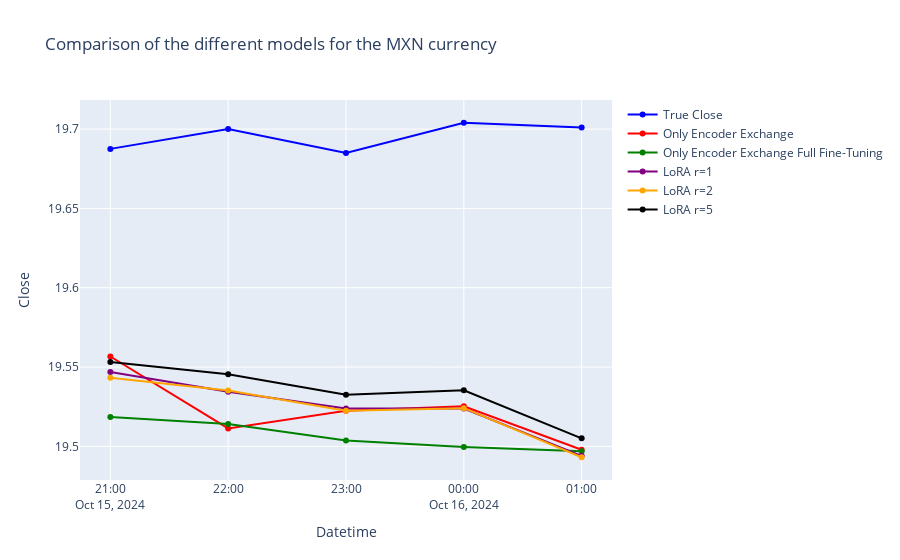

Source (notebook cell):
### Code cell
fig = go.Figure()

# Add traces
fig.add_trace(go.Scatter(x = dataMXN['Datetime'].iloc[-5:], y = dataMXN['Close'].iloc[-5:], mode='lines+markers', name='True Close',line=dict(color='blue')))
fig.add_trace(go.Scatter(x = dataMXN['Datetime'].iloc[-5:], y = inf_only_enc[1], mode='lines+markers', name='Only Encoder Exchange',line=dict(color='red')))
fig.add_trace(go.Scatter(x = dataMXN['Datetime'].iloc[-5:], y = inf_full_ft[1], mode='lines+markers', name='Only Encoder Exchange Full Fine-Tuning',line=dict(color='green')))
fig.add_trace(go.Scatter(x = dataMXN['Datetime'].iloc[-5:], y = inf_lora_1[1], mode='lines+markers', name='LoRA r=1',line=dict(color='purple')))
fig.add_trace(go.Scatter(x = dataMXN['Datetime'].iloc[-5:], y = inf_lora_2[1], mode='lines+markers', name='LoRA r=2',line=dict(color='orange')))
fig.add_trace(go.Scatter(x = dataMXN['Datetime'].iloc[-5:], y = inf_lora_3[1], mode='lines+markers', name='LoRA r=5',line=dict(color='black')))

fig.update_layout(title='Comparison of the different models for the MXN currency',
                     xaxis_title='Datetime',
                     yaxis_title='Close',
                     xaxis_rangeslider_visible=False)

fig.show()

### Figure 1 — Plotly figure (JSON) as saved in the notebook; plotly's stock layout.template omitted (floating-point values rounded to 4 significant figures)
{"data": [{"line": {"color": "blue"}, "mode": "lines+markers", "name": "True Close", "type": "scatter", "x": ["2024-10-15 21:00:00+01:00", "2024-10-15 22:00:00+01:00", "2024-10-15 23:00:00+01:00", "2024-10-16 00:00:00+01:00", "2024-10-16 01:00:00+01:00"], "y": [19.69, 19.7, 19.68, 19.7, 19.7]}, {"line": {"color": "red"}, "mode": "lines+markers", "name": "Only Encoder Exchange", "type": "scatter", "x": ["2024-10-15 21:00:00+01:00", "2024-10-15 22:00:00+01:00", "2024-10-15 23:00:00+01:00", "2024-10-16 00:00:00+01:00", "2024-10-16 01:00:00+01:00"], "y": [19.56, 19.51, 19.52, 19.53, 19.5]}, {"line": {"color": "green"}, "mode": "lines+markers", "name": "Only Encoder Exchange Full Fine-Tuning", "type": "scatter", "x": ["2024-10-15 21:00:00+01:00", "2024-10-15 22:00:00+01:00", "2024-10-15 23:00:00+01:00", "2024-10-16 00:00:00+01:00", "2024-10-16 01:00:00+01:00"], "y": [19.52, 19.51, 19.5, 19.5, 19.5]}, {"line": {"color": "purple"}, "mode": "lines+markers", "name": "LoRA r=1", "type": "scatter", "x": ["2024-10-15 21:00:00+01:00", "2024-10-15 22:00:00+01:00", "2024-10-15 23:00:00+01:00", "2024-10-16 00:00:00+01:00", "2024-10-16 01:00:00+01:00"], "y": [19.55, 19.53, 19.52, 19.52, 19.49]}, {"line": {"color": "orange"}, "mode": "lines+markers", "name": "LoRA r=2", "type": "scatter", "x": ["2024-10-15 21:00:00+01:00", "2024-10-15 22:00:00+01:00", "2024-10-15 23:00:00+01:00", "2024-10-16 00:00:00+01:00", "2024-10-16 01:00:00+01:00"], "y": [19.54, 19.54, 19.52, 19.52, 19.49]}, {"line": {"color": "black"}, "mode": "lines+markers", "name": "LoRA r=5", "type": "scatter", "x": ["2024-10-15 21:00:00+01:00", "2024-10-15 22:00:00+01:00", "2024-10-15 23:00:00+01:00", "2024-10-16 00:00:00+01:00", "2024-10-16 01:00:00+01:00"], "y": [19.55, 19.55, 19.53, 19.54, 19.51]}], "layout": {"title": {"text": "Comparison of the different models for the MXN currency"}, "xaxis": {"rangeslider": {"visible": false}, "title": {"text": "Datetime"}}, "yaxis": {"title": {"text": "Close"}}}}
